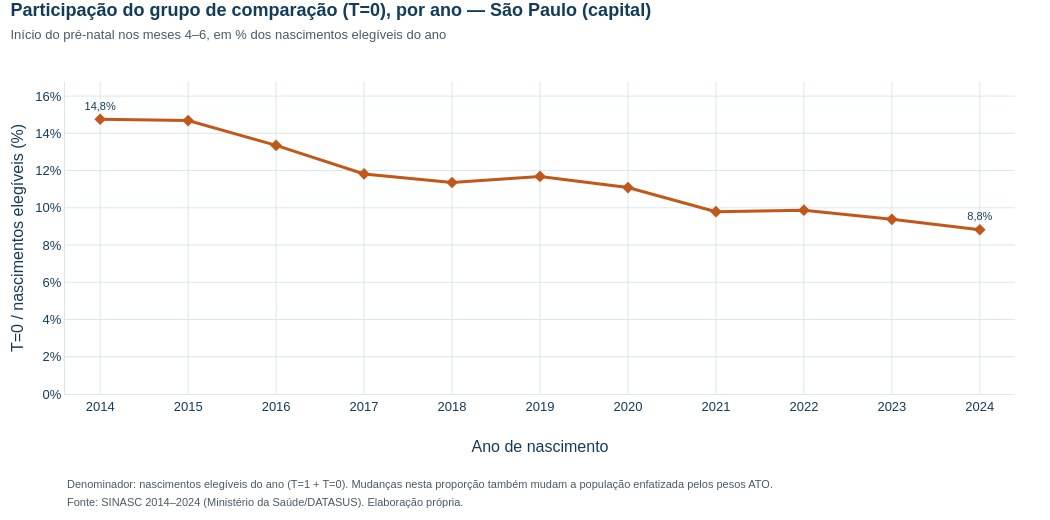

Notebook cell for this chart:
### Markdown cell above
## 6. Composição dos grupos

T=0 corresponde a início nos meses 4–6. Denominador: todos os nascimentos elegíveis do respectivo ano. Mudanças desta proporção também mudam a composição da população enfatizada pelos pesos ATO.

### Code cell
fig_grupos = go.Figure(go.Scatter(
    x=ANOS, y=resultados.pct_t0.tolist(), name="T=0 entre os elegíveis", mode="lines+markers+text",
    connectgaps=False, cliponaxis=False,
    text=[fmt(v, 1) + "%" if a in (2014, 2024) else "" for a, v in resultados.pct_t0.items()],
    textposition="top center", textfont=dict(size=11, color=CORES_IPT["AZUL_ESCURO"]),
    line=dict(color=COR_T0, width=3), marker=dict(size=9, symbol="diamond"),
    customdata=resultados[["n_t0", "n_t1", "n"]].values.tolist(),
    hovertemplate=("<b>%{x}</b><br>T=0 (meses 4–6): <b>%{y:.2f}%</b> dos elegíveis<br>"
                   "T=0: %{customdata[0]:,.0f} · T=1: %{customdata[1]:,.0f}<br>"
                   "Elegíveis: %{customdata[2]:,.0f}<extra></extra>")))
layout_academico(
    fig_grupos, "Participação do grupo de comparação (T=0), por ano — São Paulo (capital)",
    "Início do pré-natal nos meses 4–6, em % dos nascimentos elegíveis do ano",
    notas=["Denominador: nascimentos elegíveis do ano (T=1 + T=0). Mudanças nesta proporção também mudam "
           "a população enfatizada pelos pesos ATO.", FONTE_SINASC_SERIE],
    nome_arquivo="07_participacao_t0_2014_2024", altura=520)
fig_grupos.update_layout(showlegend=False)
fig_grupos.update_xaxes(title="Ano de nascimento", tickmode="array", tickvals=ANOS, tickformat="d",
                        range=[2013.6, 2024.4])
fig_grupos.update_yaxes(title="T=0 / nascimentos elegíveis (%)", ticksuffix="%",
                        range=[0, resultados.pct_t0.max() + 2], dtick=2)
exibir_plotly(fig_grupos)

### Figure 1 — Plotly figure (JSON) as saved in the notebook; plotly's stock layout.template omitted (floating-point values rounded to 4 significant figures)
{"data": [{"cliponaxis": false, "connectgaps": false, "customdata": [[24350.0, 140600.0, 165000.0], [24340.0, 141400.0, 165800.0], [21100.0, 136900.0, 158000.0], [18960.0, 141500.0, 160400.0], [17810.0, 139000.0, 156800.0], [17580.0, 132800.0, 150400.0], [15440.0, 123800.0, 139300.0], [12700.0, 117100.0, 129800.0], [12370.0, 112900.0, 125300.0], [11470.0, 110800.0, 122200.0], [10120.0, 104600.0, 114700.0]], "hovertemplate": "<b>%{x}</b><br>T=0 (meses 4–6): <b>%{y:.2f}%</b> dos elegíveis<br>T=0: %{customdata[0]:,.0f} · T=1: %{customdata[1]:,.0f}<br>Elegíveis: %{customdata[2]:,.0f}<extra></extra>", "line": {"color": "#C2571A", "width": 3}, "marker": {"size": 9, "symbol": "diamond"}, "mode": "lines+markers+text", "name": "T=0 entre os elegíveis", "text": ["14,8%", "", "", "", "", "", "", "", "", "", "8,8%"], "textfont": {"color": "#133C5A", "size": 11}, "textposition": "top center", "x": [2014, 2015, 2016, 2017, 2018, 2019, 2020, 2021, 2022, 2023, 2024], "y": [14.76, 14.68, 13.35, 11.82, 11.36, 11.69, 11.09, 9.791, 9.872, 9.383, 8.822], "type": "scatter"}], "layout": {"title": {"font": {"size": 18, "color": "#133C5A"}, "text": "<b>Participação do grupo de comparação (T=0), por ano — São Paulo (capital)</b><br><span style='font-size:13px;color:#4A5A66'>Início do pré-natal nos meses 4–6, em % dos nascimentos elegíveis do ano</span>", "x": 0.01, "xanchor": "left", "y": 0.97, "yanchor": "top"}, "font": {"family": "Arial, Helvetica, sans-serif", "size": 13, "color": "#133C5A"}, "margin": {"t": 82, "b": 126}, "hoverlabel": {"font": {"family": "Arial, Helvetica, sans-serif", "size": 13, "color": "#133C5A"}, "bgcolor": "white", "bordercolor": "#D9E7EE"}, "legend": {"bgcolor": "rgba(255,255,255,0)"}, "width": 1050, "height": 520, "separators": ",.", "meta": {"nome_arquivo": "07_participacao_t0_2014_2024"}, "annotations": [{"align": "left", "font": {"color": "#4A5A66", "size": 11}, "showarrow": false, "text": "Denominador: nascimentos elegíveis do ano (T=1 + T=0). Mudanças nesta proporção também mudam a população enfatizada pelos pesos ATO.", "x": 0, "xanchor": "left", "xref": "paper", "y": 0, "yanchor": "top", "yref": "paper", "yshift": -82}, {"align": "left", "font": {"color": "#4A5A66", "size": 11}, "showarrow": false, "text": "Fonte: SINASC 2014–2024 (Ministério da Saúde/DATASUS). Elaboração própria.", "x": 0, "xanchor": "left", "xref": "paper", "y": 0, "yanchor": "top", "yref": "paper", "yshift": -100}], "showlegend": false, "xaxis": {"title": {"text": "Ano de nascimento"}, "tickmode": "array", "tickvals": [2014, 2015, 2016, 2017, 2018, 2019, 2020, 2021, 2022, 2023, 2024], "tickformat": "d", "range": [2014.0, 2024.0]}, "yaxis": {"title": {"text": "T=0 / nascimentos elegíveis (%)"}, "ticksuffix": "%", "range": [0, 16.76], "dtick": 2}}}
